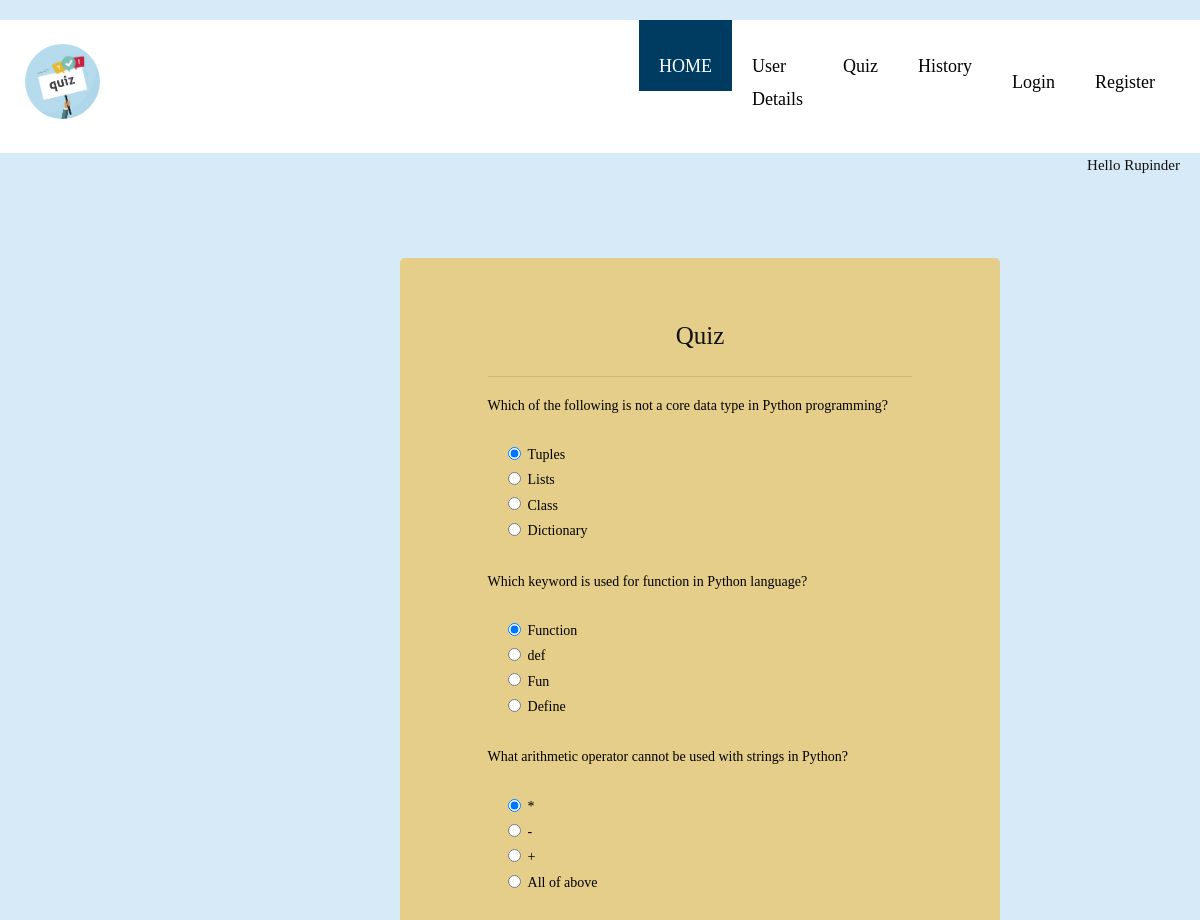
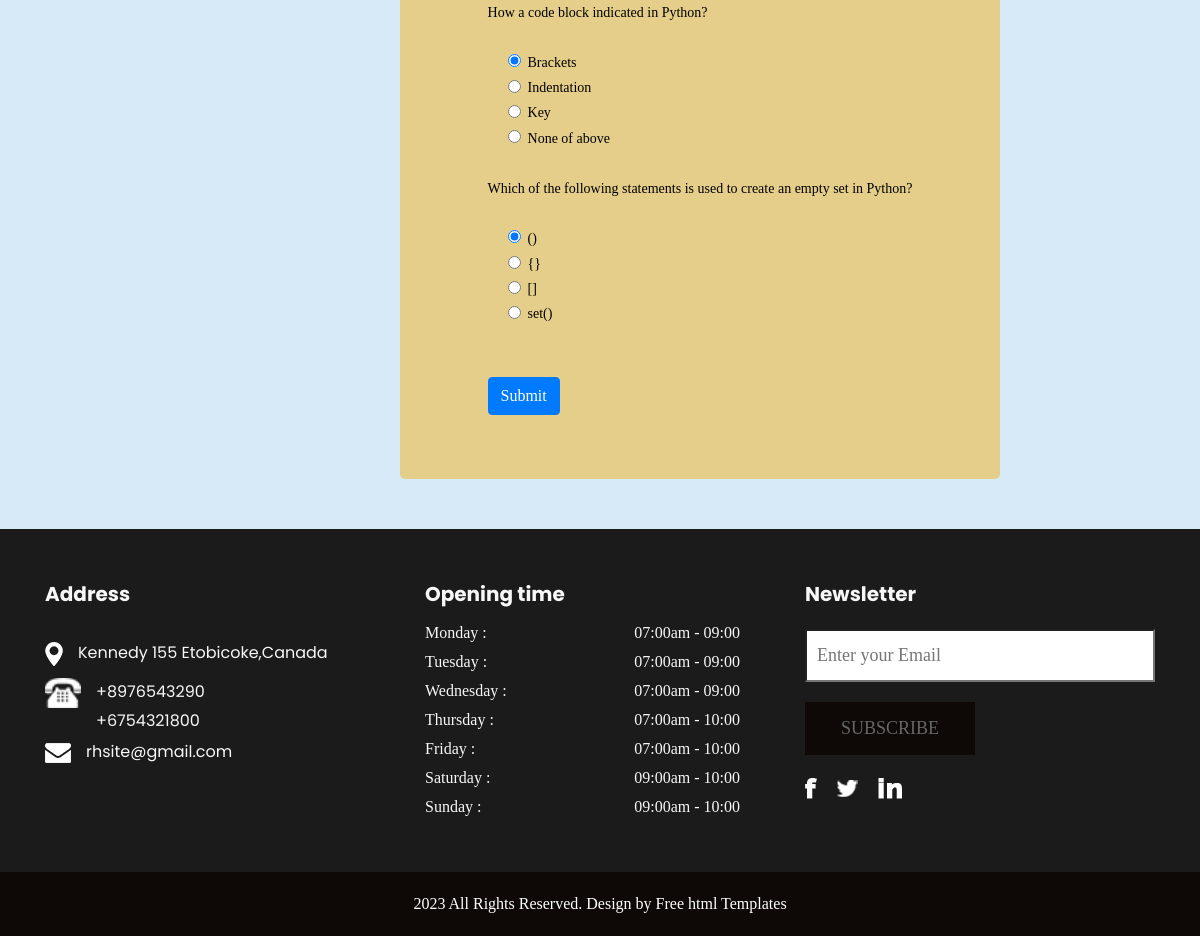
The app's page /quiz/ (signed in) with its own data (2 pictures, top to bottom).
### termproject/models.py (models this page shows, shortened)
class Question(models.Model):
    question_id = models.IntegerField(blank=True, null=True)
    question=models.CharField(max_length=200)
    op_1=models.CharField(max_length=200)
    op_2 = models.CharField(max_length=200)
    op_3 = models.CharField(max_length=200)
    op_4 = models.CharField(max_length=200)
    ans=models.CharField(max_length=200)

### termproject/views.py (the view)
# urls.py: path('quiz/',views.quiz,name='quiz'),
@csrf_exempt
def quiz(request):
    if request.method == 'POST':
        score = 0
        wrong = 0
        correct = 0
        total_questions = 5
        q= Question.objects.all()
        for ques in q:
            print(request.POST.get(ques.question))
            print(ques.ans)
            if ques.ans == request.POST.get(ques.question):
                score += 1
                correct += 1
                print(score)
            else:
                wrong = total_questions-correct
        percent = score / (total_questions) * 100
        context = {
                'score': score,
                'correct': correct,
                'wrong': wrong,
                'percent': percent,
                'total': total_questions
            }
        if score<3:
            messages.error(request, "Please try again!!!")
            return render(request, 'termproject/result.html', context)
        elif score>=3 and score<5:
            messages.error(request, "You are good!!!")
            return render(request, 'termproject/result.html', context)
        else:
            messages.error(request,"You are genius!!!")
            return render(request, 'termproject/result.html', context)
    else:
        questions = Question.objects.order_by('?')[:5]
        context = {
            'q': questions
        }
        return render(request, 'termproject/quiz.html', context)

### termproject/templates/termproject/quiz.html (shortened to what this page needs)
{% extends 'termproject/base.html' %}
{% block content %}
<h5 style="text-align:right">
              <p>Hello {{user}}</p>
            </h5>
<br><br>
  <div class="jumbotron my-auto contain h-50 w-50 d-flex justify-content-center" style="background-color:#e5ce89; margin:400px;">
   <div class="main">
  <h3 style="font-size:25px; text-align:center">Quiz </h3>
<hr />
<form method='post' action=''>
    {% for q  in q%}
    <div class="form-group">
      <label for="question" style="color:black">{{q.question}}</label>
    </div>
    <div class="form-check">
        <div class="form-check">
            <input class="form-check-input" type="radio" name="{{q.question}}" id="op_1" value="option1" checked>
            <label class="form-check-label" for="op_1" style="color:black">
                {{q.op_1}}
            </label>
        </div>
        <div class="form-check" style="color:black">
            <input class="form-check-input" type="radio" name="{{q.question}}" id="op_2" value="option2">
            <label class="form-check-label" for="op_2" style="color:black">
                {{q.op_2}}
            </label>
        </div>
        <div class="form-check">
            <input class="form-check-input" type="radio" name="{{q.question}}" id="op_3" value="option3">
            <label class="form-check-label" for="op_3" style="color:black">
                {{q.op_3}}
            </label>
        </div>
        <div class="form-check">
            <input class="form-check-input" type="radio" name="{{q.question}}" id="op_4" value="option4">
            <label class="form-check-label" for="op_4" style="color:black">
                {{q.op_4}}
            </label>
        </div>
        <br>
    </div>
    {% endfor %}
    <br>
    <button type="submit" class="btn btn-primary">Submit</button>
  </form>
</div>
</div>
{% endblock content%}

### termproject/static/termproject/css/style.css (style rules this page uses)
* { box-sizing: border-box !important; transition: ease all 0.5s; }
html { scroll-behavior: smooth; }
body { color: #666666; font-size: 14px; line-height: 1.80857; font-weight: normal; overflow-x: hidden; font-family: Raleway; }
h1, h2, h3, h4, h5, h6 { letter-spacing: 0; font-weight: normal; position: relative; padding: 0 0 10px 0; font-weight: normal; line-height: normal; color: #111111; margin: 0 }
h3 { font-size: 18px }
h5 { font-size: 14px }
*, *::after, *::before { -webkit-box-sizing: border-box; -moz-box-sizing: border-box; box-sizing: border-box; }
p { margin: 20px; font-weight: 300; font-size: 15px; line-height: 24px; }
a, .btn { text-decoration: none !important; outline: none !important; -webkit-transition: all .3s ease-in-out; -moz-transition: all .3s ease-in-out; -ms-transition: all .3s ease-in-out; -o-transition: all .3s ease-in-out; transition: all .3s ease-in-out; }
button { border: 0; margin: 0; padding: 0; cursor: pointer; }

### records on screen
Question: question "Which of the following is not a core data type in Python programming?", op_1 "Tuples", op_2 "Lists", op_3 "Class", op_4 "Dictionary"
Question: question "Which keyword is used for function in Python language?", op_1 "Function", op_2 "def", op_3 "Fun", op_4 "Define"
Question: question "What arithmetic operator cannot be used with strings in Python?", op_1 "*", op_2 "-", op_3 "+", op_4 "All of above"
Question: question "How a code block indicated in Python?", op_1 "Brackets", op_2 "Indentation", op_3 "Key", op_4 "None of above"
Question: question "Which of the following statements is used to create an empty set in Python?", op_1 "()", op_2 "{}", op_3 "[]", op_4 "set()"

### other values on screen
{{ user }} "Rupinder"
